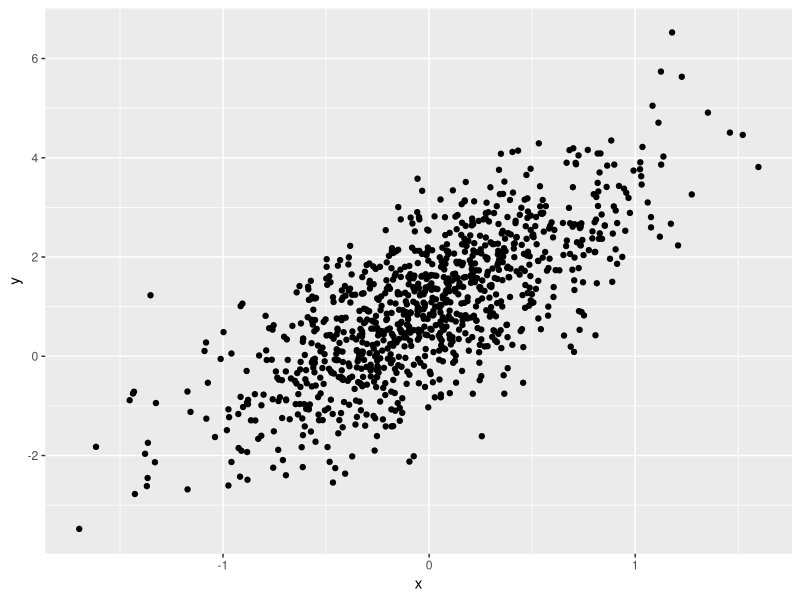
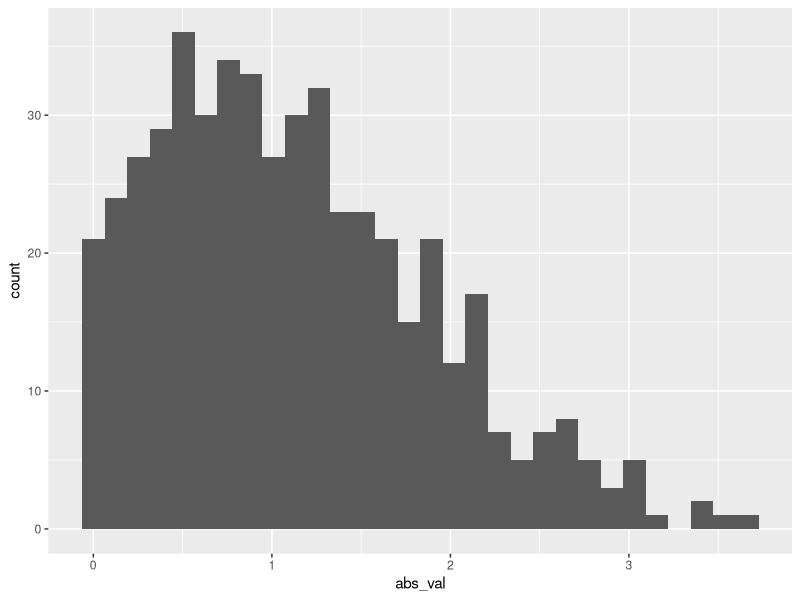

The R source for these figures, in order:
## ---- chunk 1
samp = rnorm(100)
length(samp)
## ---- chunk 2
library(tidyverse)
set.seed(1234)

plot_df = tibble(
  x = rnorm(1000, sd = .5),
  y = 1 + 2 * x + rnorm(1000),

)

ggplot(plot_df, aes(x = x, y = y)) + geom_point()
## ---- chunk 3
set.seed(12)

learning_df = 
  tibble(
  sample = rnorm(500, mean = 1),
  gr_than_0 = sample > 0,
  abs_val = abs(sample)
  )
ggplot(learning_df, aes(x = abs_val)) + geom_histogram()
